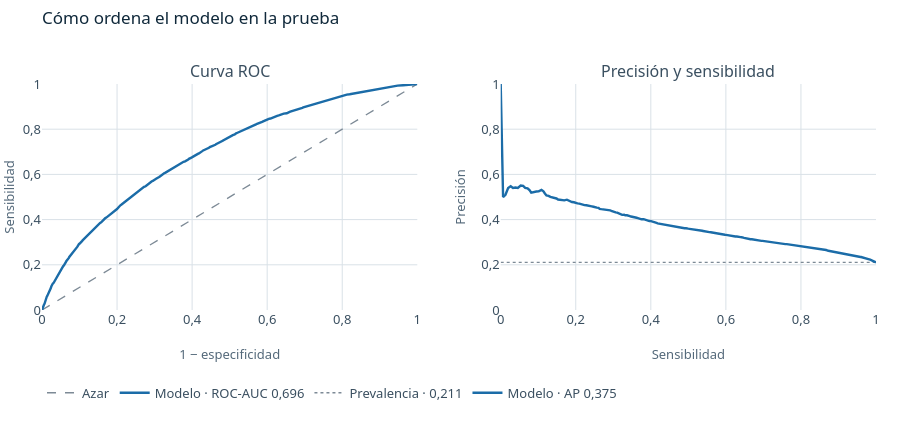

Here is the notebook cell this chart was saved with:
### Code cell
fpr, tpr, _ = roc_curve(yt, s)
precision, recall, _ = precision_recall_curve(yt, s)
prevalencia = yt.mean()

# Se grafican 400 puntos de cada curva: bastan para su forma y cada uno agrega a muchas personas.
def muestra(total, puntos=400):
    return np.unique(np.linspace(0, total - 1, min(puntos, total)).round().astype(int))

i_roc, i_pr = muestra(len(fpr)), muestra(len(recall))
fig = make_subplots(rows=1, cols=2, subplot_titles=("Curva ROC", "Precisión y sensibilidad"), horizontal_spacing=0.1)
fig.add_trace(go.Scatter(x=[0, 1], y=[0, 1], mode="lines", name="Azar",
                         line=dict(color=REFERENCIA, dash="dash", width=1.3), hoverinfo="skip"), row=1, col=1)
fig.add_trace(go.Scatter(x=fpr[i_roc], y=tpr[i_roc], mode="lines", name=f"Modelo · ROC-AUC {decimal(roc_auc_score(yt, s))}",
                         line=dict(color=DENTRO, width=2.4),
                         hovertemplate="1 − especificidad: %{x:.3f}<br>Sensibilidad: %{y:.3f}<extra></extra>"), row=1, col=1)
fig.add_trace(go.Scatter(x=[0, 1], y=[prevalencia, prevalencia], mode="lines", name=f"Prevalencia · {decimal(prevalencia)}",
                         line=dict(color=REFERENCIA, dash="dot", width=1.3), hoverinfo="skip"), row=1, col=2)
fig.add_trace(go.Scatter(x=recall[i_pr], y=precision[i_pr], mode="lines", name=f"Modelo · AP {decimal(average_precision_score(yt, s))}",
                         line=dict(color=DENTRO, width=2.4),
                         hovertemplate="Sensibilidad: %{x:.3f}<br>Precisión: %{y:.3f}<extra></extra>"), row=1, col=2)
fig.update_xaxes(range=[0, 1], title_text="1 − especificidad", row=1, col=1)
fig.update_yaxes(range=[0, 1], title_text="Sensibilidad", row=1, col=1)
fig.update_xaxes(range=[0, 1], title_text="Sensibilidad", row=1, col=2)
fig.update_yaxes(range=[0, 1], title_text="Precisión", row=1, col=2)
fig.update_layout(legend=dict(y=-0.3, yanchor="top"), margin=dict(b=130))
rotular(fig, "Cómo ordena el modelo en la prueba")
mostrar_figura(fig, alto=440, ancho=960)

### Figure 1 — Plotly figure (JSON) as saved in the notebook; plotly's stock layout.template omitted (floating-point values rounded to 4 significant figures; data arrays with more than 128 entries replaced by an {"elided": "..."} marker saying what was removed)
{"data": [{"hoverinfo": "skip", "line": {"color": "#7D8A96", "dash": "dash", "width": 1.3}, "mode": "lines", "name": "Azar", "type": "scatter", "x": [0, 1], "xaxis": "x", "y": [0, 1], "yaxis": "y"}, {"hovertemplate": "1 − especificidad: %{x:.3f}<br>Sensibilidad: %{y:.3f}<extra></extra>", "line": {"color": "#1B6CA8", "width": 2.4}, "mode": "lines", "name": "Modelo · ROC-AUC 0,696", "type": "scatter", "x": {"elided": "400 float values"}, "xaxis": "x", "y": {"elided": "400 float values"}, "yaxis": "y"}, {"hoverinfo": "skip", "line": {"color": "#7D8A96", "dash": "dot", "width": 1.3}, "mode": "lines", "name": "Prevalencia · 0,211", "type": "scatter", "x": [0, 1], "xaxis": "x2", "y": [0.2106, 0.2106], "yaxis": "y2"}, {"hovertemplate": "Sensibilidad: %{x:.3f}<br>Precisión: %{y:.3f}<extra></extra>", "line": {"color": "#1B6CA8", "width": 2.4}, "mode": "lines", "name": "Modelo · AP 0,375", "type": "scatter", "x": {"elided": "400 float values"}, "xaxis": "x2", "y": {"elided": "400 float values"}, "yaxis": "y2"}], "layout": {"annotations": [{"font": {"size": 16}, "showarrow": false, "text": "Curva ROC", "x": 0.225, "xanchor": "center", "xref": "paper", "y": 1.0, "yanchor": "bottom", "yref": "paper"}, {"font": {"size": 16}, "showarrow": false, "text": "Precisión y sensibilidad", "x": 0.775, "xanchor": "center", "xref": "paper", "y": 1.0, "yanchor": "bottom", "yref": "paper"}], "height": 440, "legend": {"y": -0.3, "yanchor": "top"}, "margin": {"b": 130}, "title": {"font": {"color": "#10293B", "size": 17}, "pad": {"t": 12}, "subtitle": {"font": {"color": "#54697A", "size": 13}, "text": ""}, "text": "Cómo ordena el modelo en la prueba", "x": 0, "xanchor": "left", "xref": "paper", "y": 1, "yanchor": "top", "yref": "container"}, "xaxis": {"anchor": "y", "domain": [0.0, 0.45], "range": [0, 1], "title": {"text": "1 − especificidad"}}, "xaxis2": {"anchor": "y2", "domain": [0.55, 1.0], "range": [0, 1], "title": {"text": "Sensibilidad"}}, "yaxis": {"anchor": "x", "domain": [0.0, 1.0], "range": [0, 1], "title": {"text": "Sensibilidad"}}, "yaxis2": {"anchor": "x2", "domain": [0.0, 1.0], "range": [0, 1], "title": {"text": "Precisión"}}}}
